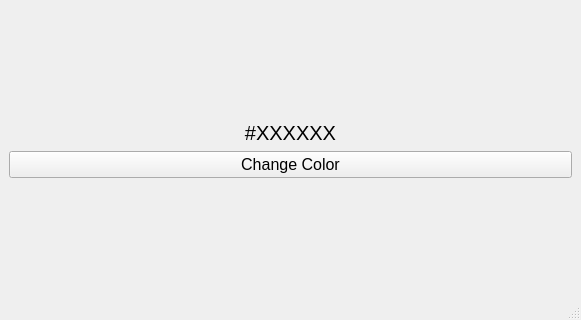
<?xml version="1.0" encoding="UTF-8"?>
<ui version="4.0">
 <class>MainWindow</class>
 <widget class="QMainWindow" name="MainWindow">
  <property name="geometry">
   <rect>
    <x>0</x>
    <y>0</y>
    <width>581</width>
    <height>320</height>
   </rect>
  </property>
  <property name="windowTitle">
   <string>HEX Color Spinner...</string>
  </property>
  <widget class="QWidget" name="centralwidget">
   <layout class="QGridLayout" name="gridLayout">
    <item row="0" column="0">
     <layout class="QVBoxLayout" name="verticalLayout">
      <item>
       <spacer name="verticalSpacer_2">
        <property name="orientation">
         <enum>Qt::Vertical</enum>
        </property>
        <property name="sizeHint" stdset="0">
         <size>
          <width>20</width>
          <height>40</height>
         </size>
        </property>
       </spacer>
      </item>
      <item>
       <widget class="QLabel" name="hex_text">
        <property name="sizePolicy">
         <sizepolicy hsizetype="Preferred" vsizetype="Preferred">
          <horstretch>0</horstretch>
          <verstretch>0</verstretch>
         </sizepolicy>
        </property>
        <property name="font">
         <font>
          <pointsize>15</pointsize>
         </font>
        </property>
        <property name="text">
         <string>#XXXXXX</string>
        </property>
        <property name="alignment">
         <set>Qt::AlignCenter</set>
        </property>
       </widget>
      </item>
      <item>
       <widget class="QPushButton" name="colorButton">
        <property name="font">
         <font>
          <pointsize>12</pointsize>
         </font>
        </property>
        <property name="text">
         <string>Change Color</string>
        </property>
       </widget>
      </item>
      <item>
       <spacer name="verticalSpacer">
        <property name="orientation">
         <enum>Qt::Vertical</enum>
        </property>
        <property name="sizeHint" stdset="0">
         <size>
          <width>20</width>
          <height>40</height>
         </size>
        </property>
       </spacer>
      </item>
     </layout>
    </item>
   </layout>
  </widget>
  <widget class="QMenuBar" name="menubar">
   <property name="geometry">
    <rect>
     <x>0</x>
     <y>0</y>
     <width>581</width>
     <height>21</height>
    </rect>
   </property>
  </widget>
  <widget class="QStatusBar" name="statusbar"/>
 </widget>
 <resources/>
 <connections/>
</ui>
